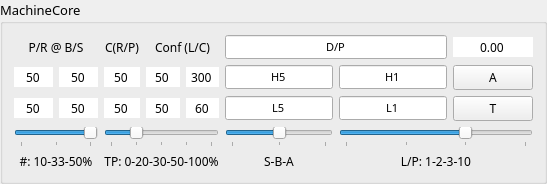
     <widget class="QGroupBox" name="MachineCore_groupBox">
      <property name="font">
       <font>
        <family>Century Gothic</family>
        <pointsize>10</pointsize>
       </font>
      </property>
      <property name="title">
       <string>MachineCore</string>
      </property>
      <layout class="QGridLayout" name="gridLayout_12">
       <item row="0" column="0" colspan="2">
        <widget class="QLabel" name="ml_buysell_label">
         <property name="sizePolicy">
          <sizepolicy hsizetype="Minimum" vsizetype="Preferred">
           <horstretch>0</horstretch>
           <verstretch>0</verstretch>
          </sizepolicy>
         </property>
         <property name="font">
          <font>
           <family>Century Gothic</family>
           <pointsize>9</pointsize>
          </font>
         </property>
         <property name="text">
          <string>P/R @ B/S</string>
         </property>
         <property name="alignment">
          <set>Qt::AlignCenter</set>
         </property>
        </widget>
       </item>
       <item row="0" column="2">
        <widget class="QLabel" name="ml_cumProfit_label">
         <property name="sizePolicy">
          <sizepolicy hsizetype="Minimum" vsizetype="Preferred">
           <horstretch>0</horstretch>
           <verstretch>0</verstretch>
          </sizepolicy>
         </property>
         <property name="font">
          <font>
           <family>Century Gothic</family>
           <pointsize>9</pointsize>
          </font>
         </property>
         <property name="text">
          <string>C(R/P)</string>
         </property>
         <property name="alignment">
          <set>Qt::AlignCenter</set>
         </property>
        </widget>
       </item>
       <item row="0" column="3" colspan="2">
        <widget class="QLabel" name="ml_proba_label">
         <property name="sizePolicy">
          <sizepolicy hsizetype="Minimum" vsizetype="Preferred">
           <horstretch>0</horstretch>
           <verstretch>0</verstretch>
          </sizepolicy>
         </property>
         <property name="font">
          <font>
           <family>Century Gothic</family>
           <pointsize>9</pointsize>
          </font>
         </property>
         <property name="text">
          <string>Conf (L/C)</string>
         </property>
         <property name="alignment">
          <set>Qt::AlignCenter</set>
         </property>
        </widget>
       </item>
       <item row="1" column="0">
        <widget class="QSpinBox" name="ml_precisionBuy_spinBox">
         <property name="font">
          <font>
           <family>Century Gothic</family>
           <pointsize>9</pointsize>
          </font>
         </property>
         <property name="frame">
          <bool>false</bool>
         </property>
         <property name="alignment">
          <set>Qt::AlignCenter</set>
         </property>
         <property name="readOnly">
          <bool>true</bool>
         </property>
         <property name="buttonSymbols">
          <enum>QAbstractSpinBox::NoButtons</enum>
         </property>
         <property name="minimum">
          <number>0</number>
         </property>
         <property name="maximum">
          <number>100</number>
         </property>
         <property name="singleStep">
          <number>1</number>
         </property>
         <property name="value">
          <number>50</number>
         </property>
        </widget>
       </item>
       <item row="1" column="1">
        <widget class="QSpinBox" name="ml_precisionSell_spinBox">
         <property name="font">
          <font>
           <family>Century Gothic</family>
           <pointsize>9</pointsize>
          </font>
         </property>
         <property name="frame">
          <bool>false</bool>
         </property>
         <property name="alignment">
          <set>Qt::AlignCenter</set>
         </property>
         <property name="readOnly">
          <bool>true</bool>
         </property>
         <property name="buttonSymbols">
          <enum>QAbstractSpinBox::NoButtons</enum>
         </property>
         <property name="minimum">
          <number>0</number>
         </property>
         <property name="maximum">
          <number>100</number>
         </property>
         <property name="singleStep">
          <number>1</number>
         </property>
         <property name="value">
          <number>50</number>
         </property>
        </widget>
       </item>
       <item row="1" column="2">
        <widget class="QSpinBox" name="ml_cumPredicted_spinBox">
         <property name="font">
          <font>
           <family>Century Gothic</family>
           <pointsize>9</pointsize>
          </font>
         </property>
         <property name="frame">
          <bool>false</bool>
         </property>
         <property name="alignment">
          <set>Qt::AlignCenter</set>
         </property>
         <property name="readOnly">
          <bool>true</bool>
         </property>
         <property name="buttonSymbols">
          <enum>QAbstractSpinBox::NoButtons</enum>
         </property>
         <property name="minimum">
          <number>-9999</number>
         </property>
         <property name="maximum">
          <number>9999</number>
         </property>
         <property name="singleStep">
          <number>1</number>
         </property>
         <property name="value">
          <number>50</number>
         </property>
        </widget>
       </item>
       <item row="1" column="3">
        <widget class="QSpinBox" name="ml_probaL_spinBox">
         <property name="font">
          <font>
           <family>Century Gothic</family>
           <pointsize>9</pointsize>
          </font>
         </property>
         <property name="frame">
          <bool>false</bool>
         </property>
         <property name="alignment">
          <set>Qt::AlignCenter</set>
         </property>
         <property name="readOnly">
          <bool>true</bool>
         </property>
         <property name="buttonSymbols">
          <enum>QAbstractSpinBox::NoButtons</enum>
         </property>
         <property name="minimum">
          <number>0</number>
         </property>
         <property name="maximum">
          <number>100</number>
         </property>
         <property name="singleStep">
          <number>1</number>
         </property>
         <property name="value">
          <number>50</number>
         </property>
        </widget>
       </item>
       <item row="1" column="4">
        <widget class="QSpinBox" name="min5Counter_spinBox">
         <property name="font">
          <font>
           <family>Century Gothic</family>
           <pointsize>9</pointsize>
          </font>
         </property>
         <property name="frame">
          <bool>false</bool>
         </property>
         <property name="alignment">
          <set>Qt::AlignCenter</set>
         </property>
         <property name="readOnly">
          <bool>true</bool>
         </property>
         <property name="buttonSymbols">
          <enum>QAbstractSpinBox::NoButtons</enum>
         </property>
         <property name="minimum">
          <number>0</number>
         </property>
         <property name="maximum">
          <number>999</number>
         </property>
         <property name="singleStep">
          <number>100</number>
         </property>
         <property name="value">
          <number>300</number>
         </property>
        </widget>
       </item>
       <item row="1" column="5">
        <widget class="QLineEdit" name="higherHigh5_indicator_lineEdit">
         <property name="font">
          <font>
           <family>Century Gothic</family>
           <pointsize>8</pointsize>
          </font>
         </property>
         <property name="text">
          <string>H5</string>
         </property>
         <property name="maxLength">
          <number>10</number>
         </property>
         <property name="alignment">
          <set>Qt::AlignCenter</set>
         </property>
         <property name="readOnly">
          <bool>true</bool>
         </property>
        </widget>
       </item>
       <item row="1" column="6">
        <widget class="QLineEdit" name="higherHigh_indicator_lineEdit">
         <property name="font">
          <font>
           <family>Century Gothic</family>
           <pointsize>8</pointsize>
          </font>
         </property>
         <property name="text">
          <string>H1</string>
         </property>
         <property name="maxLength">
          <number>10</number>
         </property>
         <property name="alignment">
          <set>Qt::AlignCenter</set>
         </property>
         <property name="readOnly">
          <bool>true</bool>
         </property>
        </widget>
       </item>
       <item row="1" column="7">
        <widget class="QPushButton" name="enable_autotrade_Button">
         <property name="sizePolicy">
          <sizepolicy hsizetype="Minimum" vsizetype="Fixed">
           <horstretch>0</horstretch>
           <verstretch>0</verstretch>
          </sizepolicy>
         </property>
         <property name="font">
          <font>
           <family>Century Gothic</family>
           <pointsize>9</pointsize>
          </font>
         </property>
         <property name="text">
          <string>A</string>
         </property>
         <property name="shortcut">
          <string>V</string>
         </property>
         <property name="checkable">
          <bool>true</bool>
         </property>
        </widget>
       </item>
       <item row="2" column="0">
        <widget class="QSpinBox" name="ml_recallBuy_spinBox">
         <property name="font">
          <font>
           <family>Century Gothic</family>
           <pointsize>9</pointsize>
          </font>
         </property>
         <property name="frame">
          <bool>false</bool>
         </property>
         <property name="alignment">
          <set>Qt::AlignCenter</set>
         </property>
         <property name="readOnly">
          <bool>true</bool>
         </property>
         <property name="buttonSymbols">
          <enum>QAbstractSpinBox::NoButtons</enum>
         </property>
         <property name="minimum">
          <number>0</number>
         </property>
         <property name="maximum">
          <number>100</number>
         </property>
         <property name="singleStep">
          <number>1</number>
         </property>
         <property name="value">
          <number>50</number>
         </property>
        </widget>
       </item>
       <item row="2" column="1">
        <widget class="QSpinBox" name="ml_recallSell_spinBox">
         <property name="font">
          <font>
           <family>Century Gothic</family>
           <pointsize>9</pointsize>
          </font>
         </property>
         <property name="frame">
          <bool>false</bool>
         </property>
         <property name="alignment">
          <set>Qt::AlignCenter</set>
         </property>
         <property name="readOnly">
          <bool>true</bool>
         </property>
         <property name="buttonSymbols">
          <enum>QAbstractSpinBox::NoButtons</enum>
         </property>
         <property name="minimum">
          <number>0</number>
         </property>
         <property name="maximum">
          <number>100</number>
         </property>
         <property name="singleStep">
          <number>1</number>
         </property>
         <property name="value">
          <number>50</number>
         </property>
        </widget>
       </item>
       <item row="2" column="2">
        <widget class="QSpinBox" name="ml_cumPerfect_spinBox">
         <property name="font">
          <font>
           <family>Century Gothic</family>
           <pointsize>9</pointsize>
          </font>
         </property>
         <property name="frame">
          <bool>false</bool>
         </property>
         <property name="alignment">
          <set>Qt::AlignCenter</set>
         </property>
         <property name="readOnly">
          <bool>true</bool>
         </property>
         <property name="buttonSymbols">
          <enum>QAbstractSpinBox::NoButtons</enum>
         </property>
         <property name="minimum">
          <number>0</number>
         </property>
         <property name="maximum">
          <number>9999</number>
         </property>
         <property name="singleStep">
          <number>1</number>
         </property>
         <property name="value">
          <number>50</number>
         </property>
        </widget>
       </item>
       <item row="2" column="3">
        <widget class="QSpinBox" name="ml_probaC_spinBox">
         <property name="font">
          <font>
           <family>Century Gothic</family>
           <pointsize>9</pointsize>
          </font>
         </property>
         <property name="frame">
          <bool>false</bool>
         </property>
         <property name="alignment">
          <set>Qt::AlignCenter</set>
         </property>
         <property name="readOnly">
          <bool>true</bool>
         </property>
         <property name="buttonSymbols">
          <enum>QAbstractSpinBox::NoButtons</enum>
         </property>
         <property name="minimum">
          <number>0</number>
         </property>
         <property name="maximum">
          <number>100</number>
         </property>
         <property name="singleStep">
          <number>1</number>
         </property>
         <property name="value">
          <number>50</number>
         </property>
        </widget>
       </item>
       <item row="2" column="4">
        <widget class="QSpinBox" name="min1Counter_spinBox">
         <property name="font">
          <font>
           <family>Century Gothic</family>
           <pointsize>9</pointsize>
          </font>
         </property>
         <property name="frame">
          <bool>false</bool>
         </property>
         <property name="alignment">
          <set>Qt::AlignCenter</set>
         </property>
         <property name="readOnly">
          <bool>true</bool>
         </property>
         <property name="buttonSymbols">
          <enum>QAbstractSpinBox::NoButtons</enum>
         </property>
         <property name="minimum">
          <number>0</number>
         </property>
         <property name="maximum">
          <number>999</number>
         </property>
         <property name="singleStep">
          <number>100</number>
         </property>
         <property name="value">
          <number>60</number>
         </property>
        </widget>
       </item>
       <item row="2" column="5">
        <widget class="QLineEdit" name="lowerLow5_indicator_lineEdit">
         <property name="font">
          <font>
           <family>Century Gothic</family>
           <pointsize>8</pointsize>
          </font>
         </property>
         <property name="text">
          <string>L5</string>
         </property>
         <property name="maxLength">
          <number>10</number>
         </property>
         <property name="alignment">
          <set>Qt::AlignCenter</set>
         </property>
         <property name="readOnly">
          <bool>true</bool>
         </property>
        </widget>
       </item>
       <item row="2" column="6">
        <widget class="QLineEdit" name="lowerLow_indicator_lineEdit">
         <property name="font">
          <font>
           <family>Century Gothic</family>
           <pointsize>8</pointsize>
          </font>
         </property>
         <property name="text">
          <string>L1</string>
         </property>
         <property name="maxLength">
          <number>10</number>
         </property>
         <property name="alignment">
          <set>Qt::AlignCenter</set>
         </property>
         <property name="readOnly">
          <bool>true</bool>
         </property>
        </widget>
       </item>
       <item row="2" column="7">
        <widget class="QPushButton" name="trigger_autotrade_Button">
         <property name="sizePolicy">
          <sizepolicy hsizetype="Minimum" vsizetype="Fixed">
           <horstretch>0</horstretch>
           <verstretch>0</verstretch>
          </sizepolicy>
         </property>
         <property name="font">
          <font>
           <family>Century Gothic</family>
           <pointsize>9</pointsize>
          </font>
         </property>
         <property name="text">
          <string>T</string>
         </property>
         <property name="shortcut">
          <string>Space</string>
         </property>
         <property name="checkable">
          <bool>false</bool>
         </property>
        </widget>
       </item>
       <item row="3" column="0" colspan="2">
        <widget class="QSlider" name="autotrade_buysize_horizontalSlider">
         <property name="minimum">
          <number>1</number>
         </property>
         <property name="maximum">
          <number>3</number>
         </property>
         <property name="singleStep">
          <number>1</number>
         </property>
         <property name="value">
          <number>3</number>
         </property>
         <property name="orientation">
          <enum>Qt::Horizontal</enum>
         </property>
         <property name="tickPosition">
          <enum>QSlider::TicksBelow</enum>
         </property>
         <property name="tickInterval">
          <number>1</number>
         </property>
        </widget>
       </item>
       <item row="3" column="5">
        <widget class="QSlider" name="autotrade_mode_horizontalSlider">
         <property name="minimum">
          <number>1</number>
         </property>
         <property name="maximum">
          <number>3</number>
         </property>
         <property name="singleStep">
          <number>1</number>
         </property>
         <property name="value">
          <number>2</number>
         </property>
         <property name="orientation">
          <enum>Qt::Horizontal</enum>
         </property>
         <property name="tickPosition">
          <enum>QSlider::TicksBelow</enum>
         </property>
         <property name="tickInterval">
          <number>1</number>
         </property>
        </widget>
       </item>
       <item row="4" column="0" colspan="2">
        <widget class="QLabel" name="autotrademode_label_2">
         <property name="font">
          <font>
           <pointsize>9</pointsize>
          </font>
         </property>
         <property name="layoutDirection">
          <enum>Qt::LeftToRight</enum>
         </property>
         <property name="text">
          <string>#: 10-33-50%</string>
         </property>
         <property name="alignment">
          <set>Qt::AlignCenter</set>
         </property>
        </widget>
       </item>
       <item row="4" column="2" colspan="3">
        <widget class="QLabel" name="autotradeprofit_label">
         <property name="font">
          <font>
           <pointsize>9</pointsize>
          </font>
         </property>
         <property name="layoutDirection">
          <enum>Qt::LeftToRight</enum>
         </property>
         <property name="text">
          <string>TP: 0-20-30-50-100%</string>
         </property>
         <property name="alignment">
          <set>Qt::AlignCenter</set>
         </property>
        </widget>
       </item>
       <item row="4" column="5">
        <widget class="QLabel" name="autotrademode_label">
         <property name="font">
          <font>
           <pointsize>9</pointsize>
          </font>
         </property>
         <property name="text">
          <string>S-B-A</string>
         </property>
         <property name="alignment">
          <set>Qt::AlignCenter</set>
         </property>
        </widget>
       </item>
       <item row="0" column="7">
        <widget class="QDoubleSpinBox" name="ticker_profitper_doubleSpinBox">
         <property name="font">
          <font>
           <family>Century Gothic</family>
           <pointsize>9</pointsize>
          </font>
         </property>
         <property name="wrapping">
          <bool>false</bool>
         </property>
         <property name="frame">
          <bool>false</bool>
         </property>
         <property name="alignment">
          <set>Qt::AlignCenter</set>
         </property>
         <property name="readOnly">
          <bool>true</bool>
         </property>
         <property name="buttonSymbols">
          <enum>QAbstractSpinBox::NoButtons</enum>
         </property>
         <property name="decimals">
          <number>2</number>
         </property>
         <property name="minimum">
          <double>-999.000000000000000</double>
         </property>
         <property name="maximum">
          <double>999.000000000000000</double>
         </property>
         <property name="value">
          <double>0.000000000000000</double>
         </property>
        </widget>
       </item>
       <item row="0" column="5" colspan="2">
        <widget class="QLineEdit" name="closeChange_indicator_lineEdit">
         <property name="font">
          <font>
           <family>Century Gothic</family>
           <pointsize>8</pointsize>
          </font>
         </property>
         <property name="text">
          <string>D/P</string>
         </property>
         <property name="maxLength">
          <number>10</number>
         </property>
         <property name="alignment">
          <set>Qt::AlignCenter</set>
         </property>
         <property name="readOnly">
          <bool>true</bool>
         </property>
        </widget>
       </item>
       <item row="3" column="6" colspan="2">
        <widget class="QSlider" name="autotrade_PL_horizontalSlider">
         <property name="minimum">
          <number>1</number>
         </property>
         <property name="maximum">
          <number>4</number>
         </property>
         <property name="singleStep">
          <number>1</number>
         </property>
         <property name="value">
          <number>3</number>
         </property>
         <property name="sliderPosition">
          <number>3</number>
         </property>
         <property name="orientation">
          <enum>Qt::Horizontal</enum>
         </property>
         <property name="tickPosition">
          <enum>QSlider::TicksBelow</enum>
         </property>
         <property name="tickInterval">
          <number>1</number>
         </property>
        </widget>
       </item>
       <item row="4" column="6" colspan="2">
        <widget class="QLabel" name="autotradePL_label">
         <property name="font">
          <font>
           <pointsize>9</pointsize>
          </font>
         </property>
         <property name="layoutDirection">
          <enum>Qt::LeftToRight</enum>
         </property>
         <property name="text">
          <string>L/P: 1-2-3-10</string>
         </property>
         <property name="alignment">
          <set>Qt::AlignCenter</set>
         </property>
        </widget>
       </item>
       <item row="3" column="2" colspan="3">
        <widget class="QSlider" name="autotrade_profitsize_horizontalSlider">
         <property name="font">
          <font>
           <strikeout>false</strikeout>
          </font>
         </property>
         <property name="minimum">
          <number>0</number>
         </property>
         <property name="maximum">
          <number>4</number>
         </property>
         <property name="singleStep">
          <number>0</number>
         </property>
         <property name="value">
          <number>1</number>
         </property>
         <property name="orientation">
          <enum>Qt::Horizontal</enum>
         </property>
         <property name="invertedAppearance">
          <bool>false</bool>
         </property>
         <property name="tickPosition">
          <enum>QSlider::TicksBelow</enum>
         </property>
         <property name="tickInterval">
          <number>1</number>
         </property>
        </widget>
       </item>
      </layout>
     </widget>
